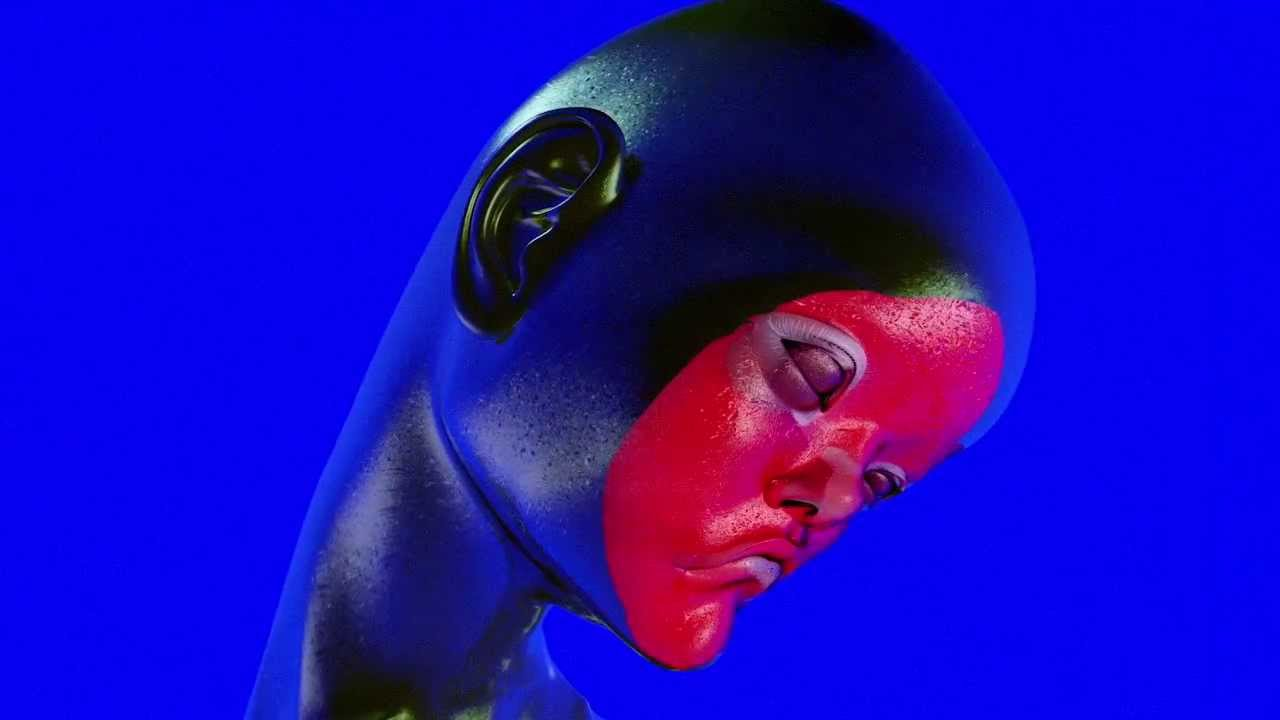
#> input picture JesseKandaSsense.jpg, 1280 x 720 px, found by its file name
$ python ImageProcessingHandIn4.py
#> lines starting #> are read from the running program, lines starting #| are printed output that depends on the picture; after the words box and inside, x2 and y2 are one past the last pixel; in counts of white or black regions, pixels touching at a corner belong together
import numpy as np
import cv2 as cv
import copy

# Read the image
JesseKandaSsense = cv.imread('JesseKandaSsense.jpg', cv.IMREAD_COLOR)
#> JesseKandaSsense is the input picture: shape (720, 1280, 3); mean B, G, R 183.1, 11.3, 27.8
# Resize image to 128x128
JesseKandaSsense = cv.resize(JesseKandaSsense, (128,128))
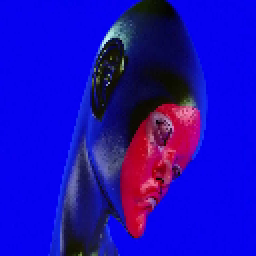
#> JesseKandaSsense: shape (128, 128, 3) (shown 2 times larger); mean B, G, R 183, 11.3, 27.8
# Display an image
cv.imshow('JesseKandaSsense', JesseKandaSsense)


"""THRESHOLDING"""
JesseKandaSsenseGrey = cv.cvtColor(JesseKandaSsense, cv.COLOR_BGR2GRAY)
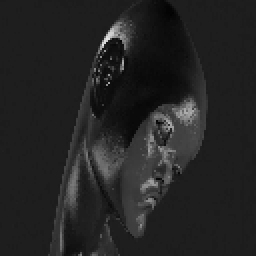
#> JesseKandaSsenseGrey: shape (128, 128) (shown 2 times larger); min 2, max 230, mean 35.8
cv.imshow('JesseKandaSsenseGrey', JesseKandaSsenseGrey)
imageThreshold = copy.copy(JesseKandaSsenseGrey)

threshold = 150

for y in range(JesseKandaSsenseGrey.shape[0]):
  for x in range(JesseKandaSsenseGrey.shape[1]):
    if (JesseKandaSsenseGrey[y,x]<threshold):
      imageThreshold[y,x] = 0
    else:
      imageThreshold[y,x] = 255
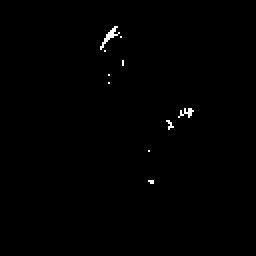
#> imageThreshold: shape (128, 128) (shown 2 times larger); 0.45% white in thin lines or dots, all inside (x1, y1, x2, y2) = (50, 13, 97, 92)
cv.imshow('JesseKandaSSenseGreyBinary', imageThreshold)


"""EROSION"""
imErode = copy.copy(imageThreshold)

# Erosion with loops
for y in range(1,imageThreshold.shape[0]-1):
  for x in range(1,imageThreshold.shape[1]-1):
    sum = 0
    for ky in range (3):
      for kx in range (3):
        sum += imageThreshold[y+ky-1, x+kx-1]
    if(sum == 255*9):
      imErode[y,x] = 255
    else:
      imErode[y,x] = 0
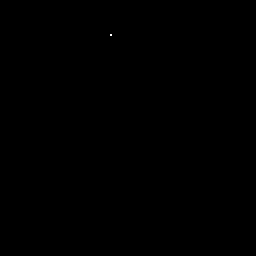
#> imErode: shape (128, 128) (shown 2 times larger); 0.01% white in thin lines or dots, all inside (x1, y1, x2, y2) = (55, 17, 56, 18)
cv.imshow('ErosionLoops', imErode)


# Erosion with OpenCV function cv.erode
kernel = np.ones((3,3), np.uint8) #define the kernel - needs to be uint8

imErode_2 = cv.erode(imageThreshold, kernel, iterations=1)
cv.imshow('ErosionCV2', imErode_2)


"""DILATION"""
imDilate = copy.copy(imageThreshold)

kernel = np.array([[0,0,1,0,0],
                   [0,1,1,1,0],
                   [1,1,1,1,1],
                   [0,1,1,1,0],
                   [0,0,1,0,0]])

# Dilation with loops
for y in range(2,imageThreshold.shape[0]-2):
  for x in range(2,imageThreshold.shape[1]-2):
    sum = 0
    for ky in range (5):
      for kx in range (5):
        sum += imageThreshold[y+ky-2, x+kx-2] * kernel[ky,kx]
    if(sum >= 255):
      imDilate[y,x] = 255
    else:
      imDilate[y,x] = 0
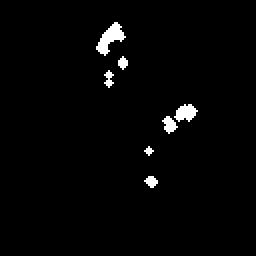
#> imDilate: shape (128, 128) (shown 2 times larger); 1.9% white; 7 white regions (1 under 20 px), largest, box (x1, y1, x2, y2) and area: (48, 11, 63, 28) 113, (87, 52, 99, 61) 69, (81, 58, 89, 67) 41, (72, 88, 79, 94) 27, (52, 35, 57, 44) 25, (59, 28, 64, 35) 23
cv.imshow('DilationLoops', imDilate)

# Dilation with OpenCV function dilate
kernel = np.array([[0,0,1,0,0],
                   [0,1,1,1,0],
                   [1,1,1,1,1],
                   [0,1,1,1,0],
                   [0,0,1,0,0]],
                  np.uint8)
imDilate_2 = cv.dilate(imageThreshold, kernel, iterations=1)
cv.imshow('DilationCV2', imDilate_2)


cv.waitKey(0)
cv.destroyAllWindows()
